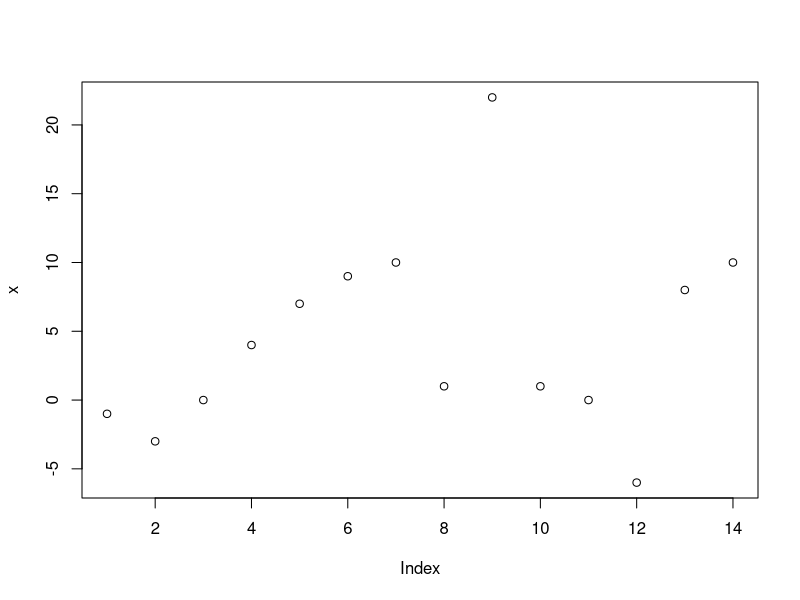
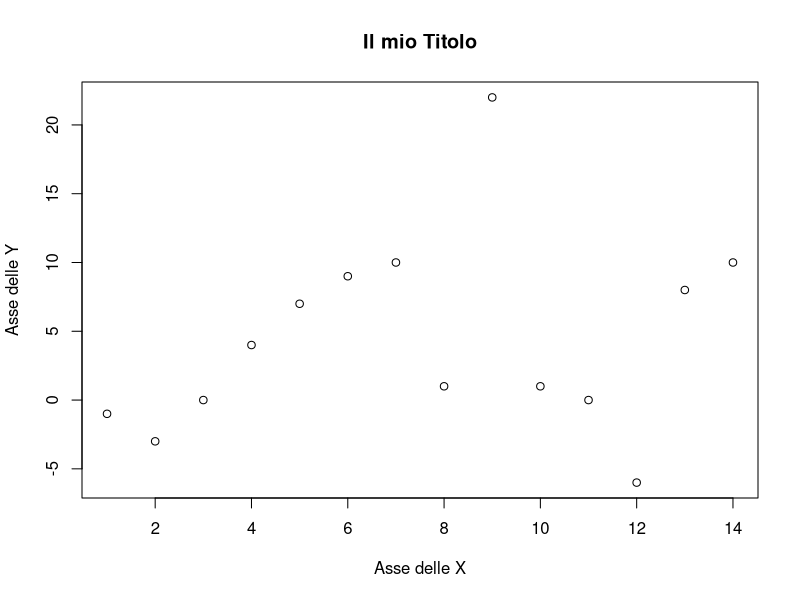
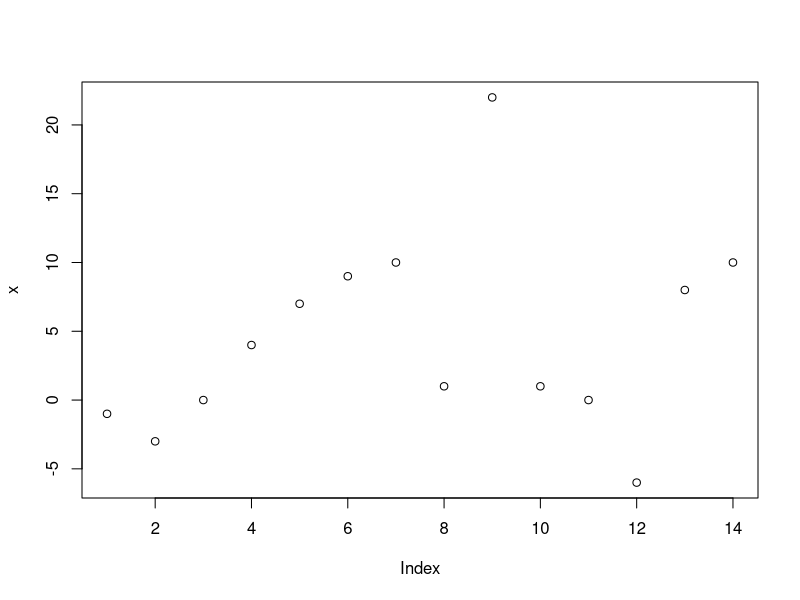
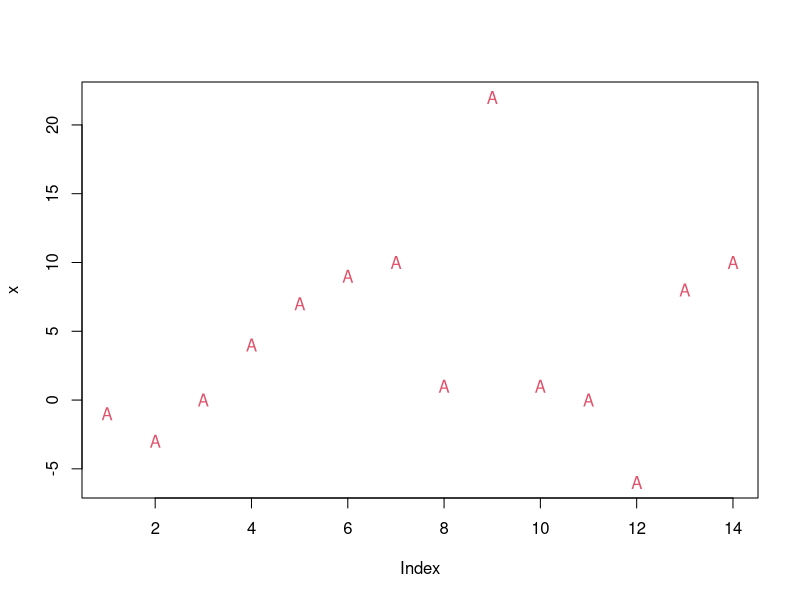
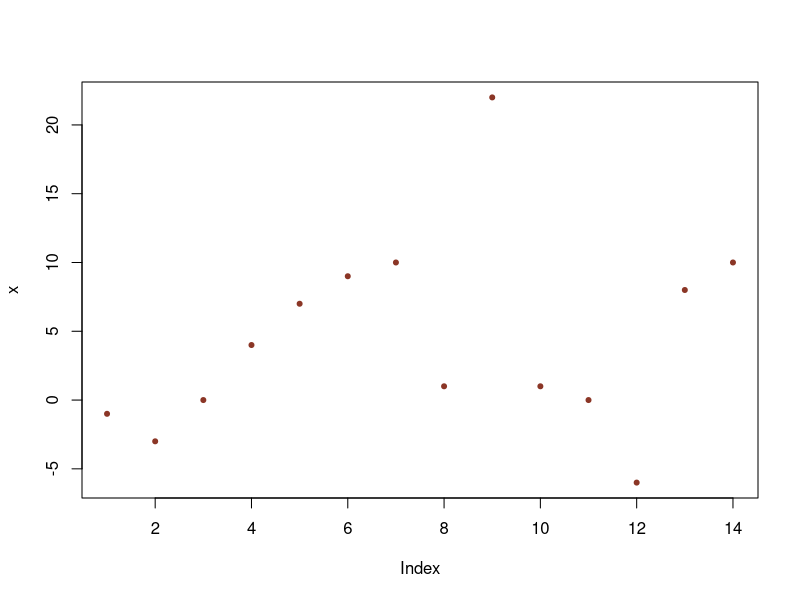
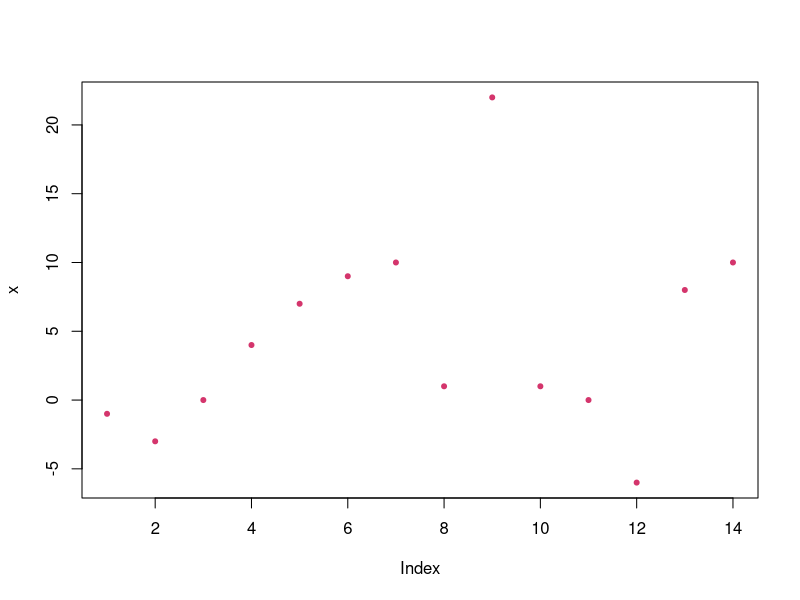
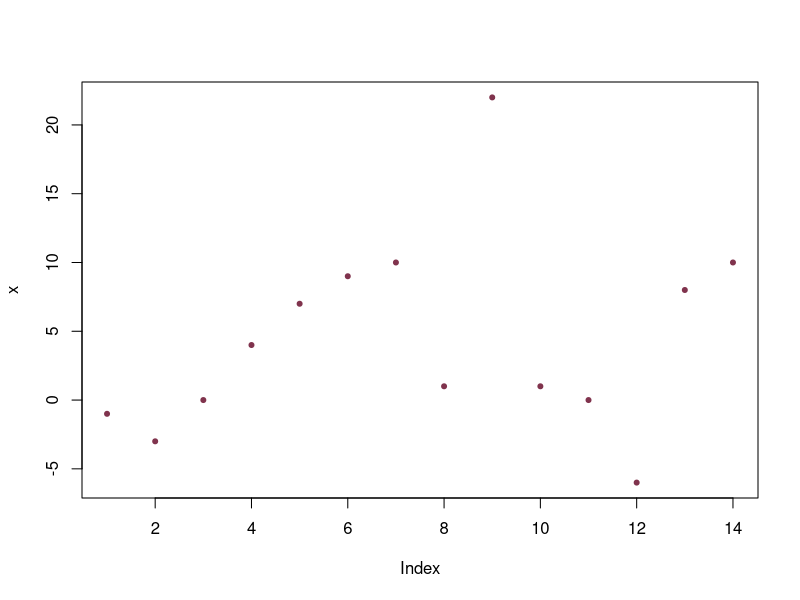
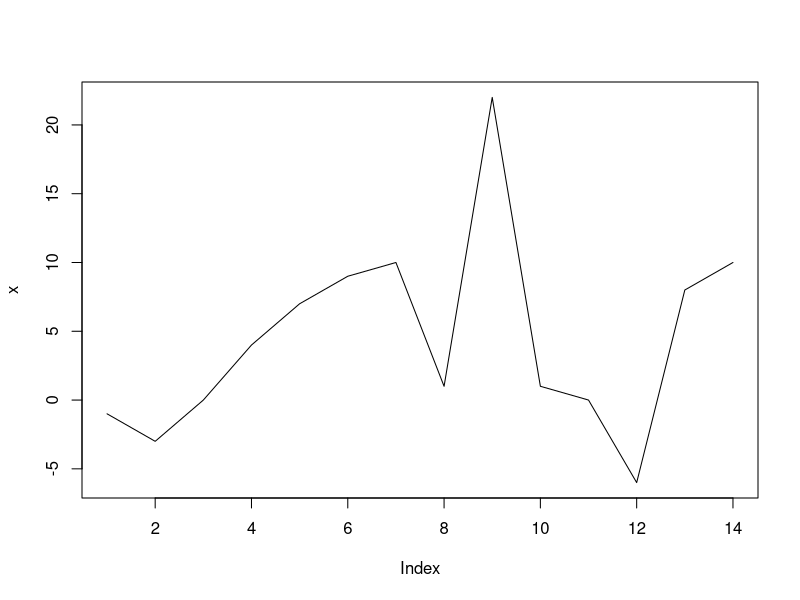

Write R code to recreate these figures, in order. (Note: this script raises an error after producing the figures.)
## =============================================================================
## Corso          Analisi e Visualizzazione dei Dati [0212800004] / Parte I
## Cdl/Percorso 	Statistica per i Big Data (L41) 
## Docente 	   	  Pietro Coretto (pcoretto@unisa.it)
##
##
##  Argomenti:
##    * device grafico
##    * la funzione generica plot()
##    * parametri comuni della funzione plot
##    * griglie, legenda, etc
##    * overlay
##    * grafici multipli in una stessa finestra grafica
##    * tecniche di rendering: raster vs grafica vettoriale
##    * alcune semplici tecniche di ottimizzazione dei formai grafici
##
## Ultimo aggiornamento: 20-02-2022 at 10:41:17 (CET)
## =============================================================================










## Device grafico
## **************
##
## * La grafica è una parte essenziale di R e della metodologia statistica
##
## * La grafica può essere utilizzata in tutte e due le modalità tipiche
##   di una sessione di lavoro in R: interactive o  batch
##
## * Quando iniziamo una sessione di R, in automatico viene inizializzato
##   un "device grafico". Ogni chiamata al device grafico produce in automatico
##   una call a
##    - X11() per sistemi linux/unix
##    - quartz() per sistemi macOS
##    - windows() per sistemi MS Windows
##   questi comandi sono dipendenti dall'OS.
##
##  * I comandi di plotting si dividono in tre tipi
##    - High-level plotting: funzioni che creano un nuovo grafico in un
##      device grafico dedicato
##    - Low-levelp lotting: funzioni che usano un device grafico esistente
##      per aggiungere elementi
##    - Interactive graphics: funzioni che rendono possibile l'interazione
##      tra il device grafico e l'utente
##
##  * La maggior parte delle funzioni di plotting seguiono una logica
##    Object-oriented (OO). Una funzione generica legge i parametri input,
##    una volta determinata la "classe" degli input decide cosa inviare
##    al graphic-device








## Plot: funzione generica
## ***********************
x  <- c(-1,-3, 0, 4, 7, 9, 10, 1, 22, 1, 0, -6, 8, 10)
plot(x)


## Parametri generici: titolo del grafico e labels degli assi
plot(x,
     main="Il mio Titolo",
     xlab="Asse delle X", ylab="Asse delle Y")




## Paramtero t = point (default)
## *****************************

plot(x, t="p")

## Parametri ausiliari: tipo di punto, colore, dimensione relativa
plot(x, t="p", pch = "A",  col = 2)

## I colori standard di R sono
colors()

plot(x, t='p', pch = 20,  col = "tomato4", cex = 1)

plot(x, t='p', pch = 20, col = "#D4356C")

plot(x, t='p', pch = 20, col = rgb(0.5, .20, .30))










## Parametro t = l = linea
## ***********************
plot(x, t = "l")

## Parametri ausiliari: spessore, tipo di linea, colore
plot(x, t='l', lwd = 2 , lty = 2 , col = 3)





## Parametro t = b = "both" = linea e punto
## ****************************************
plot(x, t='b')


## Parametri ausiliari: tutti i parametri precedenti
plot(x, t='b', lty =5, pch = 20, cex=2, col=4)







## xy-plot
## *******
x <- c(3, 1, 5, 1, 0, 5 , 7 , 6 , 2, 1)
y <- c(1, 4, 2,-3, 8, 10, 9,  7 , 1, 0)
plot(x,y)


## Tutti i parametri precenti funzionano allo stesso modo
plot(x , y , pch = "+" ,  cex = 2 , col = 1:10 ,
     main = "Grafico XY-Plot",
     xlab = "Variabile X",
     ylab = "Variabile Y")




## ATTENZIONE: il grafic device potrebbe evere un aspect-ratio
## poco adatto. In alcuni casi è necessario assicurarsi che il l'aspect-ratio
## sia adeguato. L'imposizione dei limiti alla scala degli assi non ha
## generalmente effetti correttivi al riguardo
plot(x , y , xlim = c(0,10), ylim = c(0, 10))


## Tuttavia esiste un parametro asp che  controlla l'aspect ratio
plot(x,y, asp = 1)





## Overlay di rette
plot(x,y, asp = 1)
abline(h=5, col=2, lwd = 2, lty = 3)
abline(v=1, col=4, lwd = 2, lty = 5)
## Aggiungiamo una retta di equazione y = 1+2x
abline(coef=c(1,2))









## Codifica dei colori RGB
## ***********************
## possiamo generare tantissimi colori con la funzione rgb()
## essa restituisce il codice HEX di una data mescolanza dei canali
## R G e B
colA <- rgb(0.3, 0.5, 0.7)  ## = #4D80B3
colA
colB <- rgb(0.6, 0.2, 0.7)  ## = #9933B3 
colB
colC <- rgb(0.6, 0.6, 0.6)  ## = #999999 = grigio al 60%
colC








## Overlay multipli e tanto altro!
## *******************************
x  <- seq(-4*pi, 4*pi, length=1000)
f1 <- sin(x)
f2 <- cos(x)

## Plot della prima curva
plot(x, f1, t="l", col = colA, lwd = 4,
     main="Funzioni trigonometriche",
     xlab="Radianti", ylab="f(x)")

## Overlay con la seconda curva
lines(x, f2, col=colB, lwd = 4, lty = 3)

## legenda
legend(x="topright", legend=c("sin(x)", "cos(x)")
      , lwd=c(2,2), lty=c(1,3), col=c(colA, colB))

## Griglia
grid(10, 10, lwd = 1 , lty = 4 , col = colC)

## Overlay di punti qualsiasi: vogliamo sovraimporre due punti
## di coordinate (-5,-0.5)   e  (5, 0.5) e segnarli con "+"
px <- c(-5,     5)
py <- c(-0.5, 0.5)
points(px , py , pch = 3, cex =5, col = 2)











## Axis labels
## ******************************************************
## Supponiamo di avere i seguenti dati in "serie storica"
mese     <- c("Gen" , "Feb" , "Mar" , "Apr" , "Mag")
consumo  <- c(100   ,  115  , 125   ,   98  , 95)

## Attenzione
plot(mese , consumo , t="l")

## Prima produciamo un plot escludendo gli assi
plot(x = 1:5 ,  y = consumo , t = "b" , axes=FALSE ,
     main = "Serie Storica dei consumi",
     xlab = "Mese",
     ylab = "Consumo [euro]")

# Aggiungiamo l'asse orizontale
axis(1, at = 1:5, labels = mese , las=1)
## Aggiungiamo l'asse verticale, se non diamo parametri R provvede a calcolare
## valori di default per at e labels
axis(2)

## Possiamo aggiungere il frame
box()








## La funzione par()
## *****************
##
##  * par() gestisce tutti i 72 parametri della finestra grafica
##  * i parametri di default si possono modificare andando a modificare gli elementi
##    di par()
##  * l'help  ?par() contiene una disamina esaustiva

par()

## Esempio: per tutti i grafici voglio cambiare il colore in background
par(bg = "grey90")
plot(x)
plot(y)

dev.off()






## Grafici multipli nella stessa finestra grafica
## **********************************************
##
x <- c(0, -1 , 2 , 3 , -4 , 10)
par(mfrow=c(2,2))
plot(x, main='Plot 2')
plot(2*x, t="l" , main='Plot 2')
plot(3*x, t="b" , main='Plot 3')
plot(4*x, t="l" , main='Plot 4')





## Grafica
## *******
## fare grafici funzionali e belli per poi ottenere un rendering meno che decente
## è uno spreco. Un grafico di qualità statistica elevata merita un rendering
## adeguato. Per avere controllo sulla qualità del rendering dobbiamo stare
## attenti a:
##
##  * AR = aspect ratio = larghezza/altezza:
##    è il rapporto tra la diemensione orizzontale e verticale del grafico
##     - i proiettori/monitor da cinema hanno AR = 16/9 oppure 16/10 (=1.6)
##     - i proiettori per presentazione hanno solitamente un AR = 4/3 (=1.33)
##     - i moderni sensori delle camere full-frame hanno AR = 9/6 (=1.5)
##     - un foglio A4 ha un AR = sqrt(2) (=1.4)
##
##  * Presenza di testo: alune tecniche di rendering non si sposano bene con
##    la riproduzione di fonts tipografici
##
##  * risoluzione e grandezza dell'immagine rispetto alla destinazione
##    dell'immagine. Produrre immagini di qualità per la stampa è in genere molto
##    più difficile che produrre immagini di buona qualità per la visualizzazione
##    a video
##
##
##
## Grafica Raster/Bitmap
## *********************
##
##  L'immagine viene parcellizzata in aree più piccole: pixels
##  punti. In un immagine raster devo memorizzare il colore di ogni pixel
##  (orizzontali x verticali).
##
##   Pro:
##     -compressione è semplice efficace
##     -conveniente in termini di memoria se l'immagine contiene troppi dettagli
##      trascurabili
##     -particolarmente adatta per il web quando non si richiede estremo dettaglio
##
##   Con:
##    -il rendering dei font tipografici è solitamente scadente
##    -poco adatta alla compressione quando ci sono molti dettagli
##    -non consente di riscalare senza perdere la qualità del dettaglio
##
##    Formati e comressioni: jpeg, png, gif, ...
##
## Grafica Vettoriale
## *******************
##
##  Gli oggetti dell'immagine sono descritti da matematicamente, ad
##  esempio un segmento è descritto da y = a + b*x, i font sono incorporati in un
##  database agganciato al file, etc.
##
##   Pro:
##    -consentono un grande dettaglio
##    -particolamrmente adatti in immagini ricche di testo
##    -si possono cambiare le dimenisoni fisiche dell'immagine senza perdita di
##     dettaglio.
##
##   Con:
##    -immagini ricche di dettaglio possono avere dimensioni enormi
##    -la compressione lossy non ha effetti
##    -poco adatte alla grafica web
##
##    Formati vettoriali: pdf, svg, dxf, eps, , ...



## Esportare file grafici in R
## ***************************
x <- seq(0,5, length = 100)
y <- x^2
plot(x, y, t='l', main = "Funzione potenza")





## Scrivere il grafico in formato JPEG
##  * grafica bitmap/raster
##  * compressione lossy
##
## Apriamo un file jpeg
jpeg(filename = "pics_A_72.jpg",
     width = 500, height = 375, units = "px", res = 72,
     pointsize = 12, quality = 75)
## Scriviamoci dentro il plot
plot(x, y, t='l', main = "Funzione potenza")
## Chiudiamo il device grafico
dev.off()






## Attenzione:
##  * Aspect ratio: (width / height) = AR. In questo caso AR = 800/600 = 4/3
##  * Risoluzione: res = ppi = pixel in ogni inch, 1inch = 25.4mm
##
## Proviamo  ad aumentare la risoluzione, e lasciamo invarito width, height, e AR
## nota 300ppi è la risoluzione usata nella foto professionale
##
jpeg(filename = "pics_A_300_1.jpg",
     width =500, height = 375 , units = "px", res = 300,
     pointsize = 12, quality = 75)
x11()
plot(x, y, t='l', main = "Funzione potenza")
dev.off()





## Strategia per ottenere grafici bitmap di buona risoluzione 
## con un font  proporziato 
## -----------------------------------------------------------

## fissiamo l'aspect ratio 
ar <- sqrt(2)  ## oppure 16/9 , 4/3 , 1.618


## fissiamo l'altezza fisica  tra il 33% e il 50% dell'altezza di un foglio A4 
## 297mm * 0.33 = 98 mm
## 297mm * 0.50 = 148.5 mm
h  <- 150 ## mm


## stampiamo il jpeg/png usando una densità di px professionale (300) ed un
## font di 12pt proporzionato 
jpeg(filename = "pics_A_300_12.jpg",
     height = h ,  width = h*ar , units = "mm", res = 300, pointsize = 12, 
     quality = 75)
## Scriviamoci dentro il plot
plot(x, y, t='l', main = "Funzione potenza")
## Chiudiamo il device grafico
dev.off()


## stessa procedura per ottenere il  formato png
png(filename = "pics_300_12.png",
    height = h ,  width = h*ar , units = "mm", res = 300, pointsize = 12)
## Scriviamoci dentro il plot
plot(x, y, t='l', main = "Funzione potenza")
## Chiudiamo il device grafico
dev.off()




## Scrivere il grafico in formato PDF (vettoriale)
##
##  * formato vettoriale
##  * ATTENZIONE: le dimensioni sono specificate in inches
##    (1 inch = 24.5mm = 2.54cm)

## trasformiamo le dimensioni di prima in mm in inches
hh <- h / 25.4
ww <- hh * ar

pdf(file = "pics_3.pdf", height   = hh  , width = ww ,  pointsize = 12)
plot(x, y, t='l', main = "Funzione potenza")
dev.off()















## =============================================================================
## APPROFONDIMENTI:
## ripeti con attenzione la lezione. Explora i seguenti comandi
## ed assicurati di aver compreso pienamente il risultato dell'esecuzione
## =============================================================================


## Altri tipi meno frequenti: sperimentare i seguenti comandi
x <- 1:5
y <- c(-3,1,0,-3,1)
plot(x, y , t="o")
plot(x, y , t="c")
plot(x, y , t="h")
plot(x, y , t="s")
plot(x, y , t="S")



## Riprendi l'esempio precendente
## Supponiamo di avere i seguenti dati in "serie storica"
mese     <- c("Gen" , "Feb" , "Mar" , "Apr" , "Mag")
consumo  <- c(100   ,  115  , 125   ,   98  , 95)
plot(x = 1:5 ,  y = consumo , t = "b" , axes=FALSE)
axis(1, at = 1:5, labels = mese , las=1)
axis(2)

## Cosa fanno i seguenti comandi?
axis(3, at = 1:5, labels = mese , las=1 , col = 2)
axis(4 , at = c(95, 110, 125), labels = c("A", "B" , "C"))

## Prova a variare il parametro "las" nell'ultimo esempio
